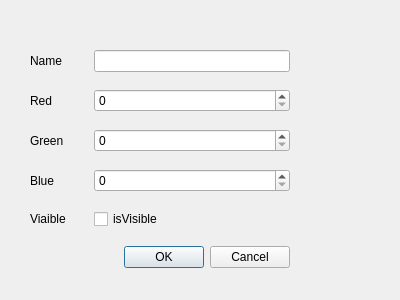
<?xml version="1.0" encoding="UTF-8"?>
<ui version="4.0">
 <class>OptionDialog</class>
 <widget class="QDialog" name="OptionDialog">
  <property name="geometry">
   <rect>
    <x>0</x>
    <y>0</y>
    <width>400</width>
    <height>300</height>
   </rect>
  </property>
  <property name="sizePolicy">
   <sizepolicy hsizetype="Preferred" vsizetype="Expanding">
    <horstretch>0</horstretch>
    <verstretch>0</verstretch>
   </sizepolicy>
  </property>
  <property name="windowTitle">
   <string>Dialog</string>
  </property>
  <widget class="QWidget" name="">
   <property name="geometry">
    <rect>
     <x>30</x>
     <y>50</y>
     <width>310</width>
     <height>265</height>
    </rect>
   </property>
   <layout class="QFormLayout" name="formLayout">
    <property name="horizontalSpacing">
     <number>28</number>
    </property>
    <property name="verticalSpacing">
     <number>17</number>
    </property>
    <property name="rightMargin">
     <number>50</number>
    </property>
    <property name="bottomMargin">
     <number>14</number>
    </property>
    <item row="0" column="0">
     <widget class="QLabel" name="label">
      <property name="text">
       <string>Name</string>
      </property>
     </widget>
    </item>
    <item row="1" column="0">
     <widget class="QLabel" name="label_2">
      <property name="text">
       <string>Red</string>
      </property>
     </widget>
    </item>
    <item row="1" column="1">
     <widget class="QSpinBox" name="rspinBox">
      <property name="maximum">
       <number>255</number>
      </property>
     </widget>
    </item>
    <item row="2" column="0">
     <widget class="QLabel" name="label_3">
      <property name="text">
       <string>Green</string>
      </property>
     </widget>
    </item>
    <item row="2" column="1">
     <widget class="QSpinBox" name="gspinBox">
      <property name="maximum">
       <number>255</number>
      </property>
     </widget>
    </item>
    <item row="3" column="0">
     <widget class="QLabel" name="label_4">
      <property name="text">
       <string>Blue</string>
      </property>
     </widget>
    </item>
    <item row="3" column="1">
     <widget class="QSpinBox" name="bspinBox">
      <property name="maximum">
       <number>255</number>
      </property>
     </widget>
    </item>
    <item row="4" column="0">
     <widget class="QLabel" name="label_5">
      <property name="text">
       <string>Viaible</string>
      </property>
     </widget>
    </item>
    <item row="4" column="1">
     <widget class="QCheckBox" name="visibleCheckBox">
      <property name="text">
       <string>isVisible</string>
      </property>
     </widget>
    </item>
    <item row="5" column="0" colspan="2">
     <widget class="QDialogButtonBox" name="buttonBox">
      <property name="orientation">
       <enum>Qt::Orientation::Horizontal</enum>
      </property>
      <property name="standardButtons">
       <set>QDialogButtonBox::StandardButton::Cancel|QDialogButtonBox::StandardButton::Ok</set>
      </property>
     </widget>
    </item>
    <item row="0" column="1">
     <widget class="QLineEdit" name="nameEdit"/>
    </item>
   </layout>
  </widget>
 </widget>
 <resources/>
 <connections>
  <connection>
   <sender>buttonBox</sender>
   <signal>accepted()</signal>
   <receiver>OptionDialog</receiver>
   <slot>accept()</slot>
   <hints>
    <hint type="sourcelabel">
     <x>248</x>
     <y>254</y>
    </hint>
    <hint type="destinationlabel">
     <x>157</x>
     <y>274</y>
    </hint>
   </hints>
  </connection>
  <connection>
   <sender>buttonBox</sender>
   <signal>rejected()</signal>
   <receiver>OptionDialog</receiver>
   <slot>reject()</slot>
   <hints>
    <hint type="sourcelabel">
     <x>316</x>
     <y>260</y>
    </hint>
    <hint type="destinationlabel">
     <x>286</x>
     <y>274</y>
    </hint>
   </hints>
  </connection>
 </connections>
</ui>
